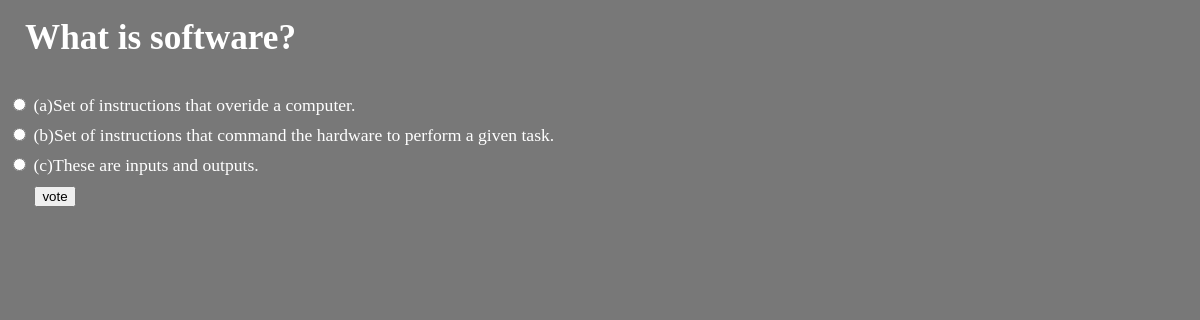
Page /polls/3/ on the committed database.
### polls/models.py (models this page shows, shortened)
class Question(models.Model):
    question_text = models.CharField(max_length=200)
    pub_date = models.DateTimeField('date published')

class Choice(models.Model):
    question = models.ForeignKey(Question,on_delete=models.CASCADE)
    choice_text = models.CharField(max_length=200)
    votes = models.IntegerField(default=0)

### polls/views.py (the view)
# urls.py: path('<int:pk>/', views.DetailView.as_view(), name='detail'),
class DetailView(generic.DetailView):
    model = Question
    template_name = 'polls/detail.html'
    def get_queryset(self):
        return Question.objects.filter(pub_date__lte=timezone.now())

### polls/templates/polls/detail.html (shortened to what this page needs)
{% load static %}
<h1>&nbsp; {{ question.question_text }}</h1>
<link rel="stylesheet" type="text/css" href="{% static 'polls/style.css' %}">
<form action="{% url 'polls:vote' question.id %}" method="post">
    {% for choice in question.choice_set.all %}
      <input type="radio" name="choice" id="choice{{ forloop.counter }}" value="{{ choice.id }}">
      <label for="choice{{ forloop.counter }}">{{ choice.choice_text }}</label><br>
      {% endfor %}&nbsp; &nbsp; &nbsp;
      <input type="submit" value="vote">
</form>

### rows in the picture
Question: question_text "What is software?"
Choice: choice_text "(a)Set of instructions that overide a computer."
Choice: choice_text "(b)Set of instructions that command the hardware to perform a given task."
Choice: choice_text "(c)These are inputs and outputs."
